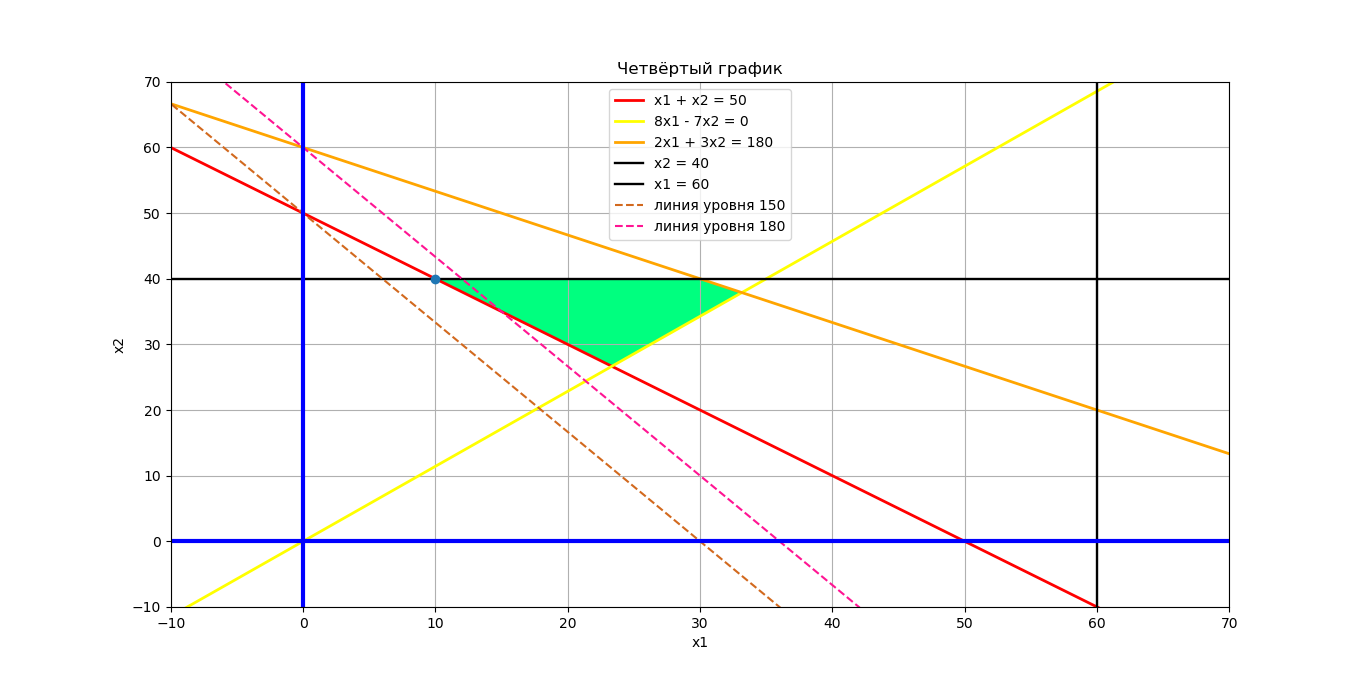

Write the Python code that produced this figure.
import matplotlib.pyplot as plt
import numpy as np

def infinum(x1):
    return 0.0

def supremum(x1):
    return 100.0

def first_x2(x1):
    return 50 - x1

def second_x2(x1):
    return 8.0 * x1 / 7.0

def third_x2(x1):
    return 60 - 2*x1 / 3

def level_line(x1, value):
    return value / 3.0 - 5.0*x1 / 3.0


x1 = list(np.linspace(-20, 80, 1000))

y1 = list(map(first_x2, x1))
y2 = list(map(second_x2, x1))
y3 = list(map(third_x2, x1))
ymin = list(map(infinum, x1))
ymax = list(map(supremum, x1))

level_line150 = list(map(lambda x: level_line(x, 150), x1))
level_line180 = list(map(lambda x: level_line(x, 180), x1))



fig, ax = plt.subplots()


ax.plot(x1, y1, color = 'r', linewidth = 2, label = "x1 + x2 = 50")
ax.plot(x1, y2, color = 'yellow', linewidth = 2, label = "8x1 - 7x2 = 0")
ax.plot(x1, y3, color = 'orange', linewidth = 2, label = "2x1 + 3x2 = 180")
ax.plot([-20, 80], [40, 40], color = 'k', linewidth = 1.7, label = "x2 = 40")
ax.plot([60, 60], [-100, 100], color = 'k', linewidth = 1.7, label = "x1 = 60")
ax.plot([10], [40], 'o')


ax.plot(x1, level_line150, '--', color = 'chocolate', linewidth = 1.5, label = "линия уровня 150")
ax.plot(x1, level_line180, '--', color = 'deeppink', linewidth = 1.5, label = "линия уровня 180")





ax.plot([-20, 80], [0, 0], color = 'b', linewidth = 3)
ax.plot([0, 0], [-20, 80], color = 'b', linewidth = 3)


#ax.fill_between(x1, ymax, y1,
#                where= (ymax > y1),
#                facecolor='yellow')

#ax.fill_between(x1, ymax, y2,
#                where= (ymax > y2),
#                facecolor='green')

fill_y = list(map(lambda x: max(x), zip(y1, y2)))

#ax.fill_between(x1, fill_y, ymax,
#                where= (fill_y < ymax),
#                facecolor='grey')

ax.fill_between(x1, fill_y, y3,
                where= (fill_y < y3),
                facecolor='springgreen')

ax.fill_between(x1, ymax, y3,
                where= (ymax > y3),
                facecolor='white')

ax.fill_between([-30, 0], [100, 100], [0, 0],
                facecolor='white')

ax.fill_between([-30, 80], [-100, -100], [0, 0],
                facecolor='white')

ax.fill_between([-30, 80], [100, 100], [40, 40],
                facecolor='white')

plt.xlabel('x1')
plt.ylabel('x2')

ax.set_title("Четвёртый график")
ax.set_xlim([-10, 70])
ax.set_ylim([-10, 70])
ax.grid()

fig.set_figwidth(17)    #  ширина и
fig.set_figheight(10)    #  высота "Figure"

plt.legend()
plt.show()
